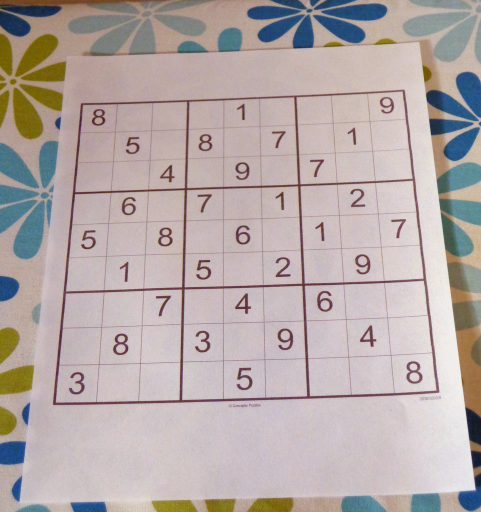
#> input picture Projects/sudoku Solver 2/sudoku.jpg, 962 x 1024 px (shown at 1/2 size)
$ python test3.0.py   (older library calls are emulated)
#> lines starting #> are read from the running program, lines starting #| are printed output that depends on the picture; after the words box and inside, x2 and y2 are one past the last pixel; in counts of white or black regions, pixels touching at a corner belong together
from imutils.perspective import four_point_transform
from imutils import contours
import imutils
import numpy as np
import cv2
i = 0
image = cv2.imread("sudoku.jpg")
#> image is the input picture: shape (1024, 962, 3); mean B, G, R 167.9, 169.5, 181
#blurred = cv2.pyrMeanShiftFiltering(image,31,91)
blurred = cv2.medianBlur(image,9)
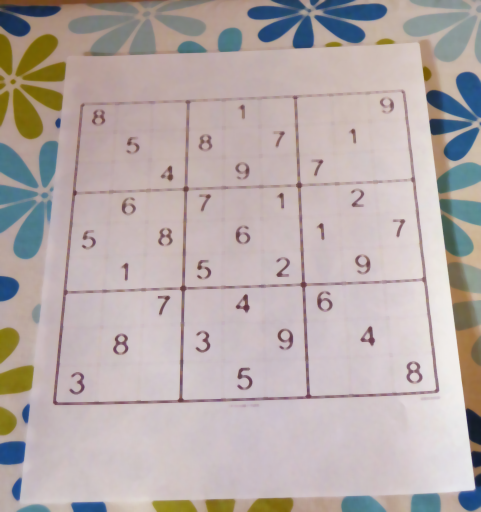
#> blurred: shape (1024, 962, 3) (shown at 1/2 size); mean B, G, R 169.8, 171.4, 182.5
gray = cv2.cvtColor(blurred,cv2.COLOR_BGR2GRAY)
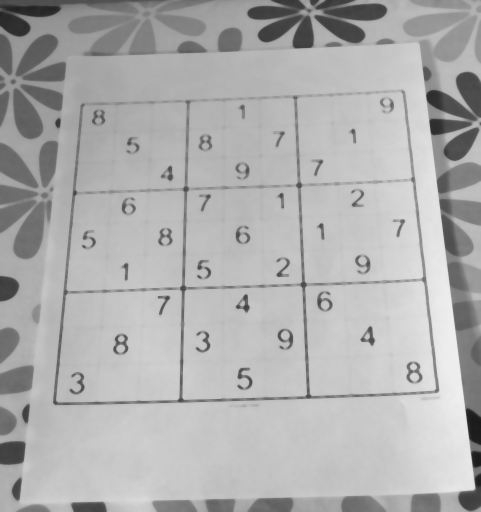
#> gray: shape (1024, 962) (shown at 1/2 size); min 26, max 238, mean 174.5
#blurred = cv2.medianBlur(gray,5)
th3 = cv2.adaptiveThreshold(gray,200,cv2.ADAPTIVE_THRESH_MEAN_C,cv2.THRESH_BINARY_INV,25,3)
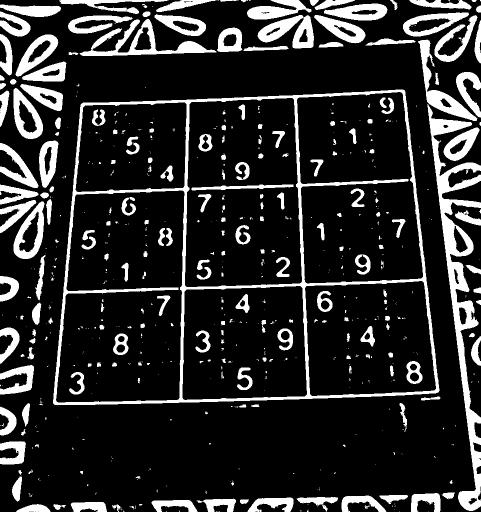
#> th3: shape (1024, 962) (shown at 1/2 size); values 0 (black) and 200 (white), 16.9% white; 649 white regions (421 under 20 px), largest, box (x1, y1, x2, y2) and area: (106, 179, 879, 810) 29549, (855, 208, 962, 1022) 19361, (159, 38, 433, 112) 5395
edged = cv2.Canny(th3,100,200)
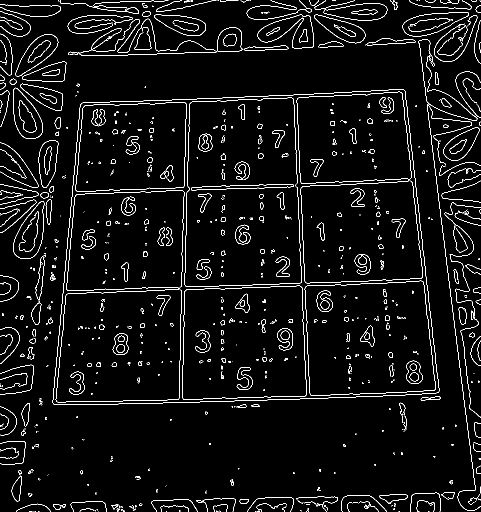
#> edged: shape (1024, 962) (shown at 1/2 size); 4.2% white in thin lines or dots
_,contours,_ = cv2.findContours(edged,cv2.RETR_LIST,cv2.CHAIN_APPROX_NONE)
#> contours = 1191 contours, 909 with area under 20; largest, box (x1, y1, x2, y2) and area: (105, 178, 879, 810) 431936, (105, 178, 879, 810) 431930, (111, 380, 369, 805) 95308, (111, 380, 369, 805) 95297, (593, 183, 846, 567) 82240
contours = sorted(contours, key=cv2.contourArea,reverse=True)
# cv2.drawContours(image,contours,0,(0,0,255),3)
#print(len(contours))
for c in contours:
    peri = cv2.arcLength(c,True)
    approx = cv2.approxPolyDP(c,0.02*peri,True)

    if(len(approx)==4):
        screenCnt= approx
        break
#> this loop made 1 pass
#> (peri, screenCnt) on pass 1: (2699, [[809, 180], [163, 206], [106, 807], [877, 784]])
cv2.drawContours(image,screenCnt,0,(0,0,255),3)
#> image: shape (1024, 962, 3); under 0.01% of pixels changed, all inside (x1, y1, x2, y2) = (807, 178, 812, 183)
'''
warped = four_point_transform(image,screenCnt)
t = threshold_local(warped,11,offset=10,method="gaussian")
warped = (warped>t).astype("uint8")*255
'''
#cv2.imshow('edged',imutils.resize(image,height = 650))
cv2.imshow("Edged",image)
cv2.waitKey(0)
cv2.destroyAllWindows()

$ run again, with Projects/sudoku Solver 2/ROI1.jpg copied over Projects/sudoku Solver 2/sudoku.jpg
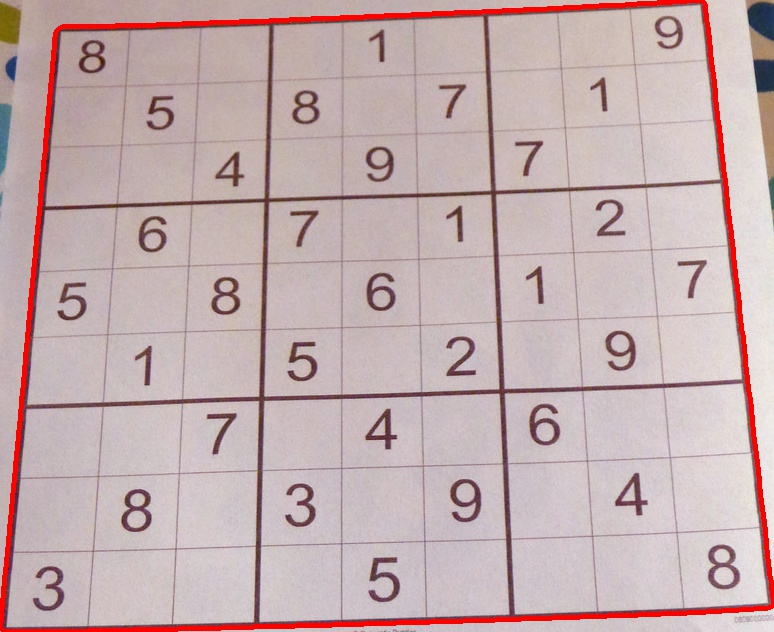
#> input picture Projects/sudoku Solver 2/ROI1.jpg, 774 x 632 px
#> image is the input picture: shape (632, 774, 3); mean B, G, R 175, 174, 196
#> `th3 = cv2.adaptiveThreshold(gray,200,cv2.ADAPTIVE_THRESH_MEAN_C,cv2.TH..`:
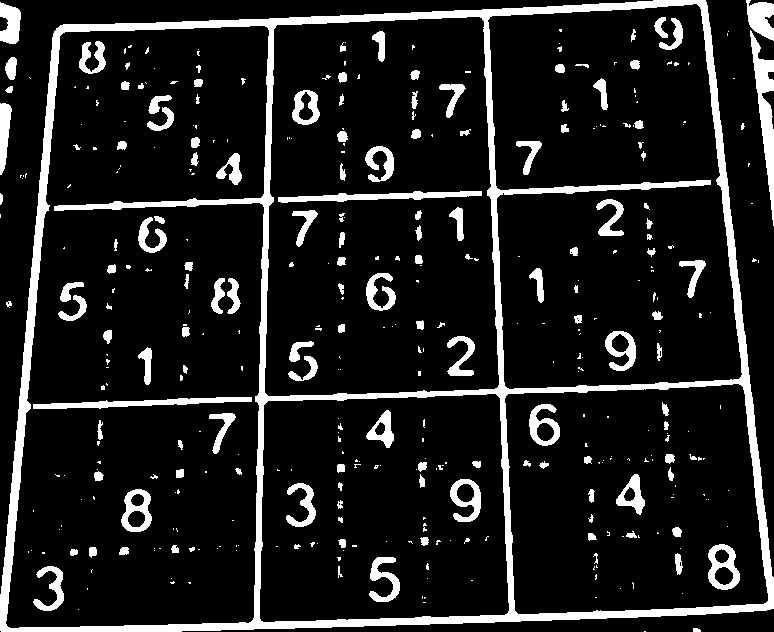
#> th3: shape (632, 774); values 0 (black) and 200 (white), 12.4% white; 390 white regions (244 under 20 px), largest, box (x1, y1, x2, y2) and area: (0, 0, 774, 632) 32599, (750, 30, 774, 226) 1740, (33, 397, 252, 409) 1216
#> `edged = cv2.Canny(th3,100,200)`:
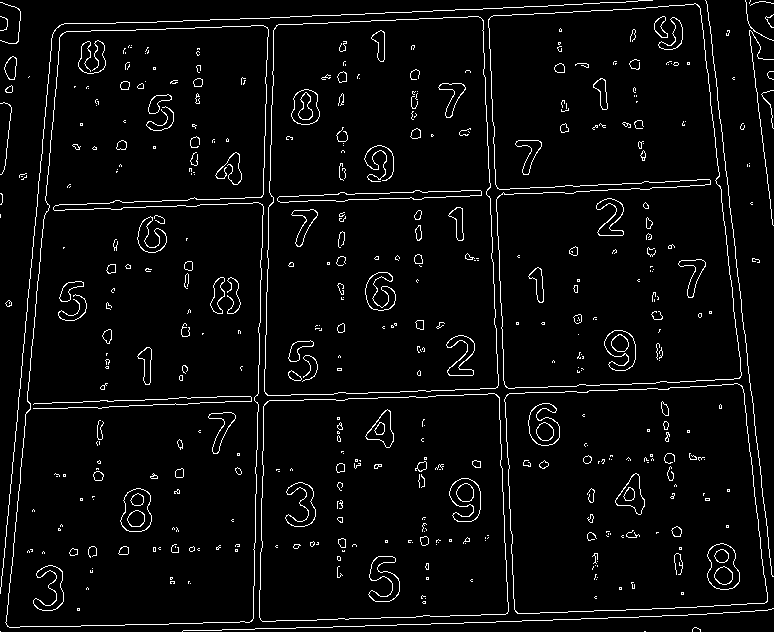
#> edged: shape (632, 774); 4.2% white in thin lines or dots
#> contours = 641 contours, 451 with area under 20; largest, box (x1, y1, x2, y2) and area: (5, 25, 269, 628) 133493, (5, 25, 269, 628) 133474, (488, 3, 742, 389) 82794, (488, 3, 742, 389) 82778, (264, 16, 499, 396) 82139
#> the loop `for c in contours:` made 5 passes
#> (peri, screenCnt) on pass 5: (1210, [[480, 17], [274, 28], [267, 395], [497, 387]])
#> image: shape (632, 774, 3); under 0.01% of pixels changed, all inside (x1, y1, x2, y2) = (478, 15, 483, 20)
